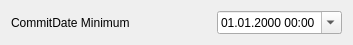
<?xml version="1.0" encoding="UTF-8"?>
<ui version="4.0">
 <class>CommitDateMinFilter</class>
 <widget class="QWidget" name="CommitDateMinFilter">
  <property name="geometry">
   <rect>
    <x>0</x>
    <y>0</y>
    <width>353</width>
    <height>45</height>
   </rect>
  </property>
  <property name="windowTitle">
   <string>Form</string>
  </property>
  <layout class="QVBoxLayout" name="verticalLayout">
   <item>
    <layout class="QHBoxLayout" name="horizontalLayout">
     <item>
      <widget class="QLabel" name="label">
       <property name="enabled">
        <bool>true</bool>
       </property>
       <property name="minimumSize">
        <size>
         <width>200</width>
         <height>0</height>
        </size>
       </property>
       <property name="text">
        <string>CommitDate Minimum</string>
       </property>
      </widget>
     </item>
     <item>
      <widget class="QDateTimeEdit" name="uiCommitDateMin">
       <property name="buttonSymbols">
        <enum>QAbstractSpinBox::UpDownArrows</enum>
       </property>
       <property name="displayFormat">
        <string>dd.MM.yyyy HH:mm</string>
       </property>
       <property name="calendarPopup">
        <bool>true</bool>
       </property>
       <property name="timeSpec">
        <enum>Qt::UTC</enum>
       </property>
      </widget>
     </item>
    </layout>
   </item>
  </layout>
 </widget>
 <resources/>
 <connections/>
</ui>
